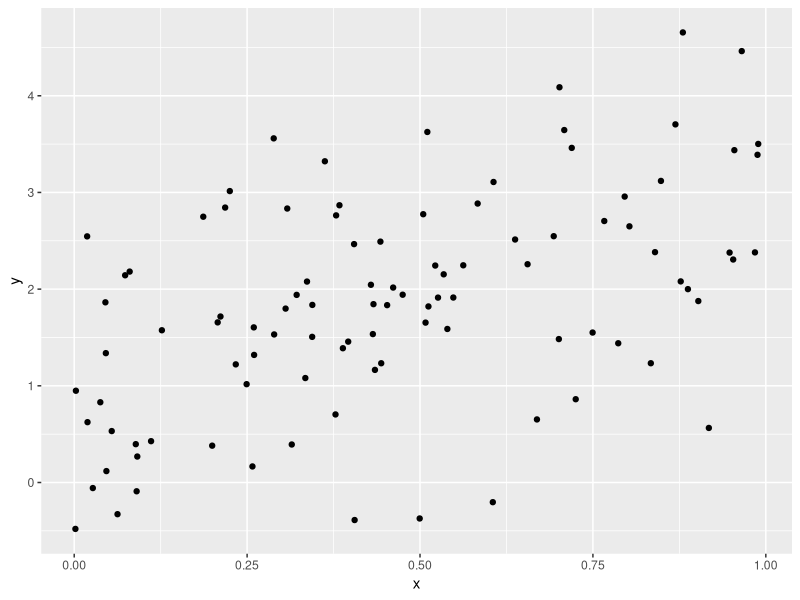

This chart was generated by the following R code:
## ---- chunk 1
library(tidyverse)

plot_df = 
  tibble(
    x = runif(100),
    y = 1 + 2 * x + rnorm(100)
  )

plot_df |> 
  ggplot(aes(x = x, y = y)) + 
  geom_point()
